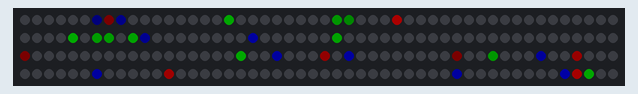
This program was run on a simulated CircuitPython board. Parts: 200 RGB LEDs in strip order, left to right, continuing on the next row. Dim RGB values are drawn brighter than linear; random numbers come from a fixed seed.

Above: at 0.45 s.
At 2.88 s:
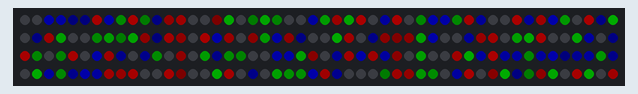
At 5.61 s:
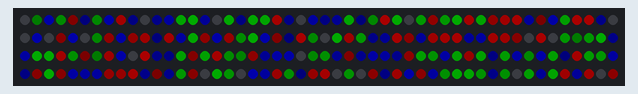
At 11.07 s:
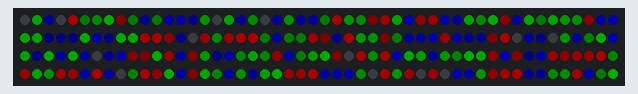
At 16.23 s:
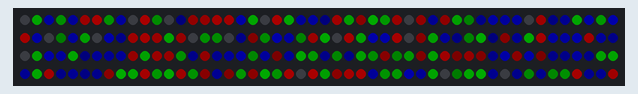
At 21.7 s:
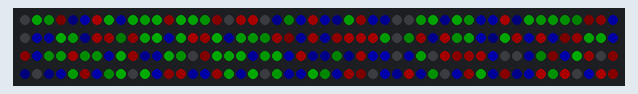

The program:

poxy.py
```python
# Simple test for NeoPixels on Raspberry Pi
import time
import board
import neopixel
import random

pixel_pin = board.D18
num_pixels = 200
ORDER = neopixel.GRB

pixels = neopixel.NeoPixel(pixel_pin, num_pixels, brightness=0.2, auto_write=False,
                           pixel_order=ORDER)


def wheel(pos):
    # The colours are a transition r - g - b - back to r.
    if pos < 0 or pos > 255:
        r = g = b = 0
    elif pos < 85:
        r = int(pos * 3)
        g = 0 # int(255 - pos*3)
        b = 0
    elif pos < 170:
        pos -= 85
        r = 0 # int(255 - pos*3)
        g = 0
        b = int(pos*3)
    else:
        pos -= 170
        r = 0
        g = int(pos*3)
        b = 0 # int(255 - pos*3)
    return (r, g, b) if ORDER == neopixel.RGB or ORDER == neopixel.GRB else (r, g, b, 0)


def pixey(wiat):
   for i in range(num_pixels):
      pixels[i] = wheel(random.randint(0,255))
      pixels.show()
      time.sleep(wait)

def poxey(wait):
   for i in range(num_pixels):	# start, stop, range
      pixels[i] = wheel(random.randrange(0,255,25))
      pixels.show()
      time.sleep(wait)

def Rando(wait):
   while True:
      pixels[ random.randint(1,(num_pixels -1)) ] = wheel(random.randrange(0,255,5) & 255)
      pixels.show()
      time.sleep(wait)

while True:

#   poxey(0)
   Rando(0)
```
